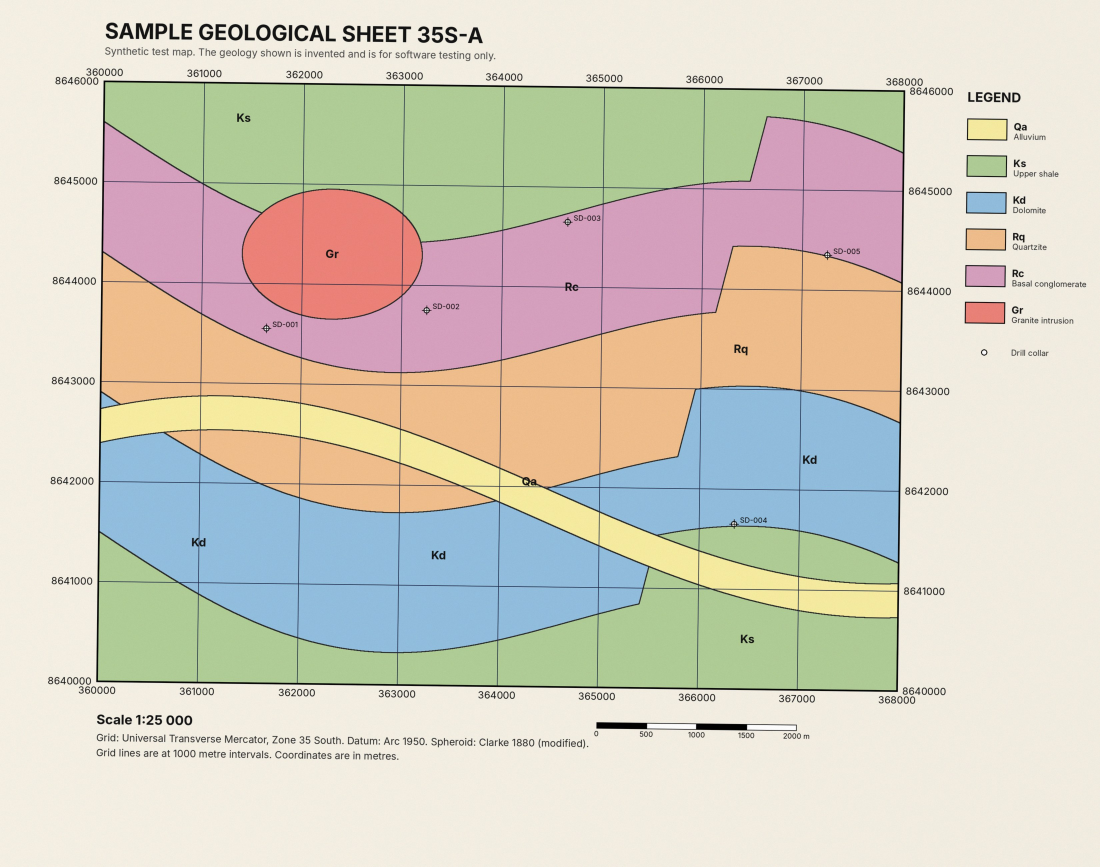
#> input picture app/sample/sample-map.jpg, 3300 x 2600 px (shown at 1/3 size)
$ python make_scene_textures.py
#> lines starting #> are read from the running program, lines starting #| are printed output that depends on the picture
"""Textures for the landing page's 3D scene: a shaded-relief terrain and a scanned geological sheet.
The terrain is computer-generated (not a real place); the sheet is the app's synthetic sample map.
Run: python3 tools/make_scene_textures.py"""
import os, numpy as np
from PIL import Image, ImageFilter, ImageDraw
ROOT = os.path.dirname(os.path.dirname(os.path.abspath(__file__)))
rng = np.random.default_rng(21)
W, H = 960, 720
# fractal terrain from filtered noise
fx, fy = np.meshgrid(np.fft.fftfreq(W), np.fft.fftfreq(H))
f = np.sqrt(fx ** 2 + fy ** 2); f[0, 0] = 1
spec = (rng.normal(size=(H, W)) + 1j * rng.normal(size=(H, W))) / f ** 2.15
z = np.real(np.fft.ifft2(spec)); z = (z - z.min()) / (z.max() - z.min())
yy, xx = np.mgrid[0:H, 0:W]
valley = np.abs((yy / H) - (0.52 + 0.16 * np.sin(xx / W * 5.2 + 0.8)))          # a river valley
z = z * 0.75 + np.clip(valley * 1.5, 0, 0.5) * 0.5
z = (z - z.min()) / (z.max() - z.min())
gy, gx = np.gradient(z * 260)
az, alt = np.radians(315), np.radians(45)
slope = np.pi / 2 - np.arctan(np.hypot(gx, gy)); aspect = np.arctan2(-gx, gy)
shade = np.sin(alt) * np.sin(slope) + np.cos(alt) * np.cos(slope) * np.cos(az - aspect)
shade = np.clip(shade, 0, 1)
stops = [(0.00, (176, 196, 160)), (0.25, (203, 211, 170)), (0.50, (226, 216, 180)), (0.75, (214, 190, 160)), (1.00, (240, 236, 228))]
rgb = np.zeros((H, W, 3))
for (a, ca), (b, cb) in zip(stops, stops[1:]):
    m = (z >= a) & (z <= b); t = ((z - a) / (b - a))[m][:, None]
    rgb[m] = np.array(ca) * (1 - t) + np.array(cb) * t
rgb *= (0.45 + 0.75 * shade)[..., None]
river = valley < 0.0045
rgb[river] = (120, 170, 205)
img = Image.fromarray(np.clip(rgb, 0, 255).astype(np.uint8)).filter(ImageFilter.GaussianBlur(0.6))
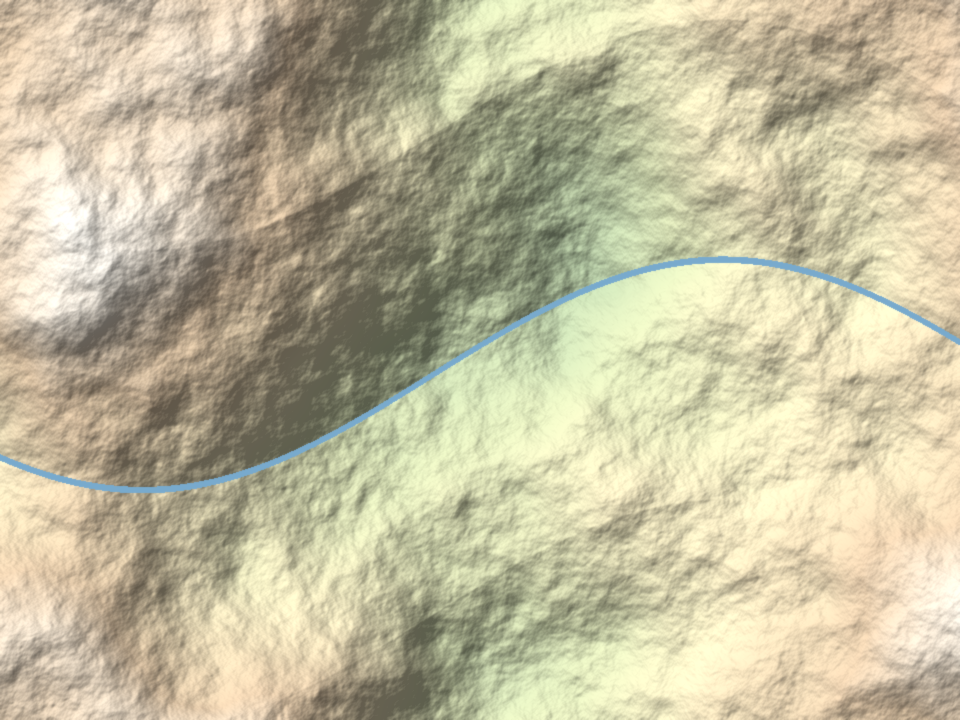
#> img: PIL image 960x720 RGB; mean R, G, B 195.1, 188.7, 158.8
d = ImageDraw.Draw(img, "RGBA")
for i in range(1, 8): d.line([(i * W / 8, 0), (i * W / 8, H)], fill=(36, 80, 107, 110), width=2)
for i in range(1, 6): d.line([(0, i * H / 6), (W, i * H / 6)], fill=(36, 80, 107, 110), width=2)
d.rectangle([0, 0, W - 1, H - 1], outline=(36, 80, 107, 255), width=4)
img.save(os.path.join(ROOT, "assets/scene-terrain.jpg"), quality=82, optimize=True)
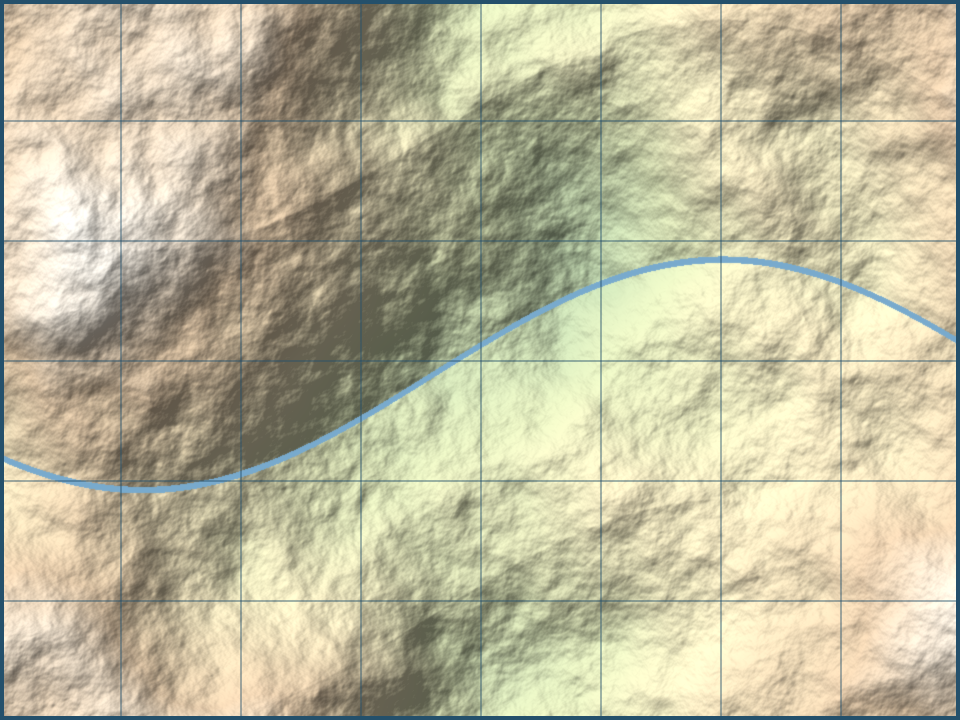
#> saved as scene-terrain.jpg: PIL image 960x720 RGB; mean R, G, B 189.9, 185.1, 157
# the scanned sheet: the sample map's frame with a little paper margin
src = Image.open(os.path.join(ROOT, "app/sample/sample-map.jpg")).convert("RGB")
#> src is the input picture: PIL image 3300x2600 RGB; mean R, G, B 212.1, 206.5, 191.9
crop = src.crop((120, 190, 2880, 2260)).resize((960, 720), Image.LANCZOS)
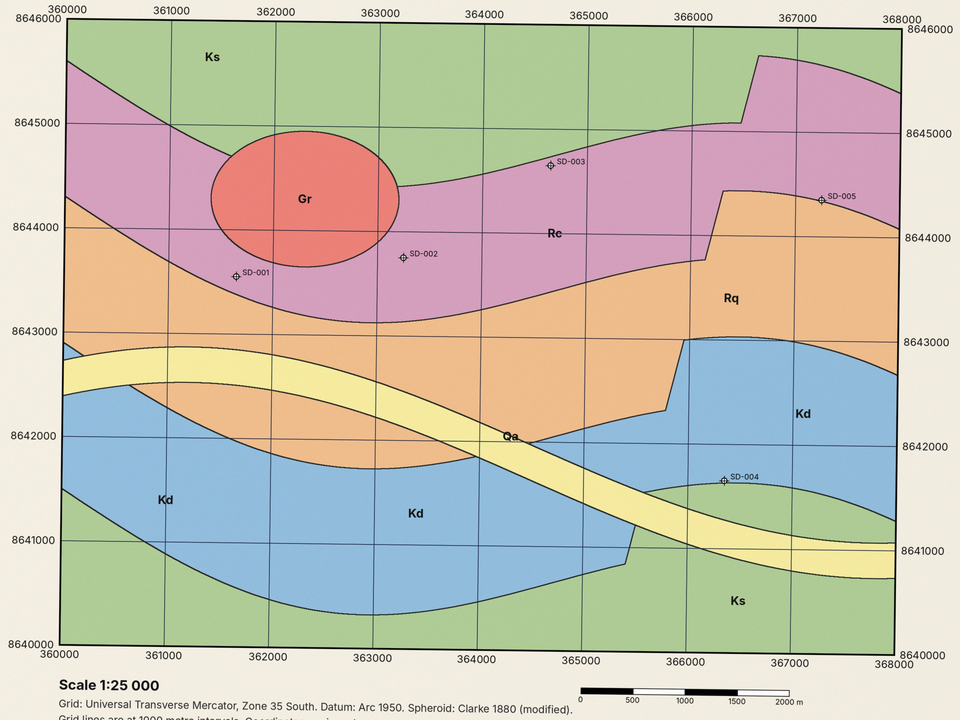
#> crop: PIL image 960x720 RGB; mean R, G, B 199.2, 193.4, 177.5
crop.save(os.path.join(ROOT, "assets/scene-sheet.jpg"), quality=80, optimize=True)
print({n: os.path.getsize(os.path.join(ROOT, "assets", n)) // 1024 for n in ("scene-terrain.jpg", "scene-sheet.jpg")}, "KB")
